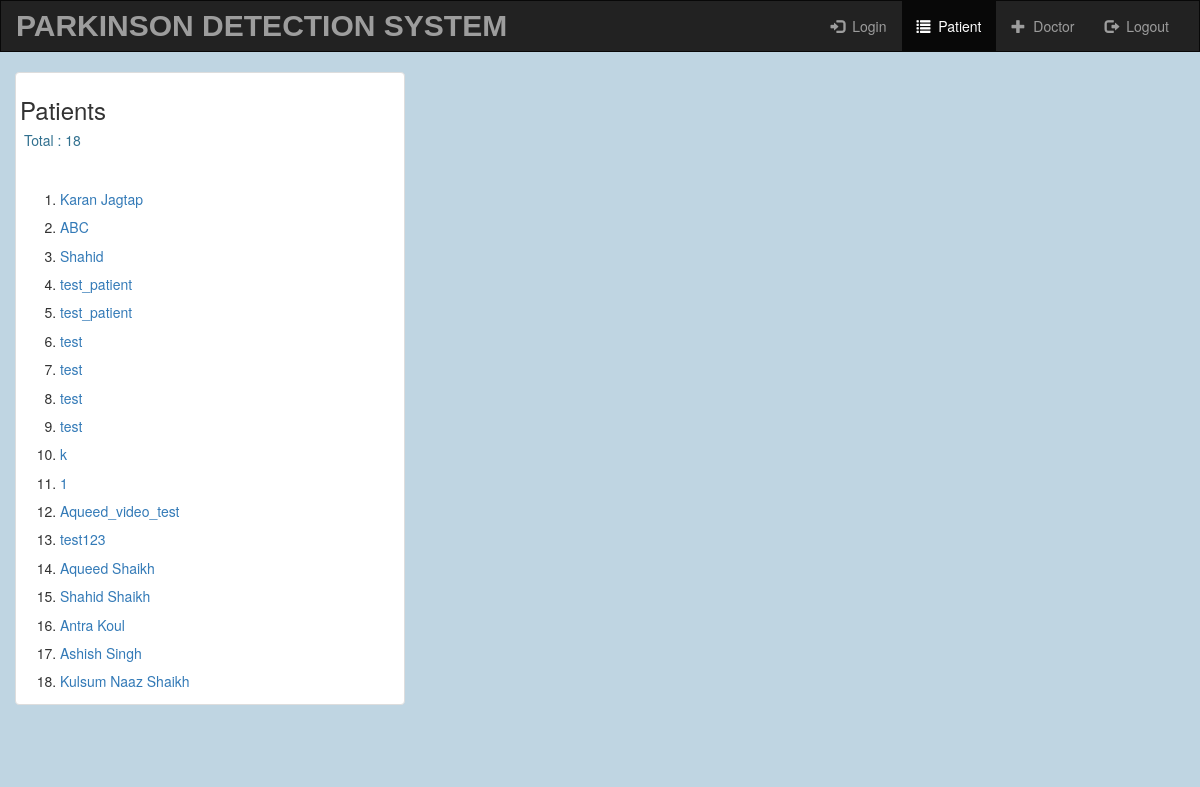
Page /account/patient-list/ on the earlier database version.
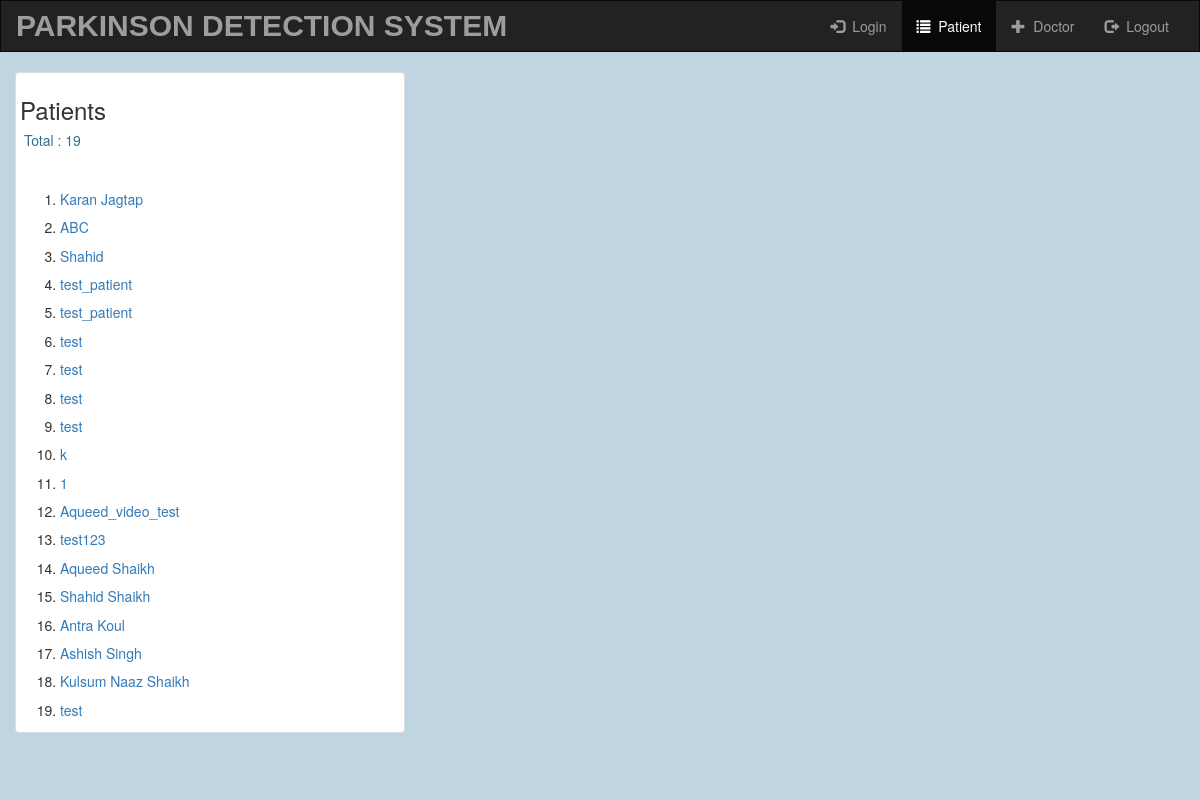
Same page on the later database version.
### account/models.py (models this page shows, shortened)
class PatientProfileModel(models.Model):
    name = models.CharField(max_length=100, error_messages={'required': 'Please Enter your name'}, default='')
    age = models.IntegerField(blank=True, default=0)
    gender = models.CharField(max_length=10, default='Male')
    smoker = models.CharField(max_length=10, default='No')
    height = models.CharField(max_length=20, default='0', help_text='5 ft. 6 in.')
    weight = models.IntegerField(error_messages={'required': 'Please Enter a numeric value'}, default=0, help_text='kg.')
    blood_pressure = models.IntegerField(error_messages={'required': 'Please Enter a numeric value'}, default=0)
    state = models.CharField(max_length=20, default='')
    city = models.CharField(max_length=20, default='')

### account/views.py (the view)
# urls.py: path('patient-list/', views.patient_list, name='patient_list'),
def patient_list(request):
    patients = PatientProfileModel.objects.all()
    return render(request, 'account/patient_list.html',
                  {'count': PatientProfileModel.objects.count(),
                   'patients': patients})

### account/templates/account/patient_list.html (shortened to what this page needs)
<!DOCTYPE html>
<html lang="en">
<head>
  {% load static %}
  <link rel="stylesheet" href="https://maxcdn.bootstrapcdn.com/bootstrap/3.3.6/css/bootstrap.min.css">
  <link rel="stylesheet" type="text/css" href="{% static 'account/style.css' %}"/>
</head>
<body>
<nav class="navbar navbar-inverse">
  <div class="container-fluid">
    <div class="navbar-header">
      <a class="navbar-brand" href="{% url 'index' %}">Parkinson Detection System</a>
    </div>
    <div class="collapse navbar-collapse" id="topNavBar">
      <ul class="nav navbar-nav navbar-right">
        <li>
          <a href="{% url 'account:login_user' %}">
            <span class="glyphicon glyphicon-log-in" aria-hidden="true"></span>&nbsp; Login
          </a>
        </li>
        <li class="active">
          <a href="{% url 'account:register_patient' %}">
            <span class="glyphicon glyphicon-list" aria-hidden="true"></span>&nbsp; Patient
          </a>
        </li>
        <li>
          <a href="{% url 'account:register_doctor' %}">
            <span class="glyphicon glyphicon-plus" aria-hidden="true"></span>&nbsp; Doctor
          </a>
        </li>
        <li>
          <a href="{% url 'account:logout_user' %}">
            <span class="glyphicon glyphicon-log-out" aria-hidden="true"></span>&nbsp; Logout
          </a>
        </li>
      </ul>
    </div>
  </div>
</nav>
<div class="container">
	<form class="form-group" role="form" action="" method="post">
	  <div class="row justify-content-md-center align-items-md-center">
        <div class="container">
          <div class="row justify-content-md-center">
            <div class="thumbnail col-md-4">
              <h3 class="text-sm-center">Patients</h3>
              <h5 class="text-sm-center text-info">&nbsp;Total : {{ count }}</h5><br>
              <ol>
                {% for patient in patients %}
                <li>
                  <h5>
                    <a class="link-none" href="{% url 'account:patient_details' patient.id %}">{{ patient.name }}</a>
                  </h5>
                </li>
                {% endfor %}
              </ol>
            </div>
          </div>
        </div>
	  </div>
	  </form>
	  <br>
	</div>
</body>
</html>

Differences in the rows shown:
added PatientProfileModel: name "test"
Other differences:
{{ count }}: "18" → "19"
